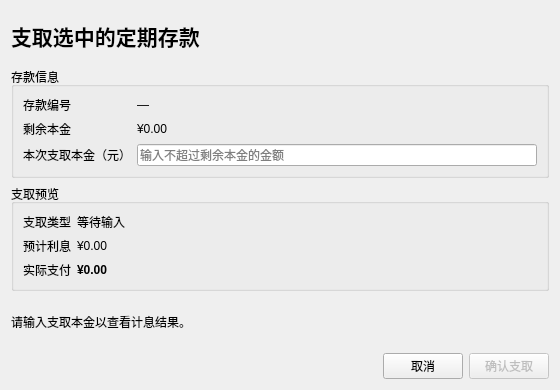
<?xml version="1.0" encoding="UTF-8"?>
<ui version="4.0">
 <class>WithdrawDialog</class>
 <widget class="QDialog" name="WithdrawDialog">
  <property name="windowTitle"><string>支取定期存款</string></property>
  <property name="minimumSize"><size><width>560</width><height>390</height></size></property>
  <layout class="QVBoxLayout" name="withdrawDialogLayout">
   <item><widget class="QLabel" name="withdrawDialogTitleLabel"><property name="font"><font><pointsize>16</pointsize><bold>true</bold></font></property><property name="text"><string>支取选中的定期存款</string></property></widget></item>
   <item>
    <widget class="QGroupBox" name="withdrawDepositGroupBox">
     <property name="title"><string>存款信息</string></property>
     <layout class="QFormLayout" name="withdrawDepositLayout">
      <item row="0" column="0"><widget class="QLabel" name="withdrawDepositIdCaptionLabel"><property name="text"><string>存款编号</string></property></widget></item>
      <item row="0" column="1"><widget class="QLabel" name="withdrawDepositIdLabel"><property name="text"><string>—</string></property></widget></item>
      <item row="1" column="0"><widget class="QLabel" name="withdrawRemainingPrincipalCaptionLabel"><property name="text"><string>剩余本金</string></property></widget></item>
      <item row="1" column="1"><widget class="QLabel" name="withdrawRemainingPrincipalLabel"><property name="text"><string>¥0.00</string></property></widget></item>
      <item row="2" column="0"><widget class="QLabel" name="withdrawAmountLabel"><property name="text"><string>本次支取本金（元）</string></property></widget></item>
      <item row="2" column="1"><widget class="QLineEdit" name="withdrawAmountEdit"><property name="placeholderText"><string>输入不超过剩余本金的金额</string></property></widget></item>
     </layout>
    </widget>
   </item>
   <item>
    <widget class="QGroupBox" name="withdrawPreviewGroupBox">
     <property name="title"><string>支取预览</string></property>
     <layout class="QFormLayout" name="withdrawPreviewLayout">
      <item row="0" column="0"><widget class="QLabel" name="withdrawKindCaptionLabel"><property name="text"><string>支取类型</string></property></widget></item>
      <item row="0" column="1"><widget class="QLabel" name="withdrawKindLabel"><property name="text"><string>等待输入</string></property></widget></item>
      <item row="1" column="0"><widget class="QLabel" name="withdrawInterestCaptionLabel"><property name="text"><string>预计利息</string></property></widget></item>
      <item row="1" column="1"><widget class="QLabel" name="withdrawInterestLabel"><property name="text"><string>¥0.00</string></property></widget></item>
      <item row="2" column="0"><widget class="QLabel" name="withdrawPayoutCaptionLabel"><property name="text"><string>实际支付</string></property></widget></item>
      <item row="2" column="1"><widget class="QLabel" name="withdrawPayoutLabel"><property name="font"><font><bold>true</bold></font></property><property name="text"><string>¥0.00</string></property></widget></item>
     </layout>
    </widget>
   </item>
   <item><widget class="QLabel" name="withdrawMessageLabel"><property name="text"><string>请输入支取本金以查看计息结果。</string></property><property name="wordWrap"><bool>true</bool></property></widget></item>
   <item><layout class="QHBoxLayout" name="withdrawButtonLayout"><item><spacer name="withdrawButtonSpacer"><property name="orientation"><enum>Qt::Horizontal</enum></property><property name="sizeHint" stdset="0"><size><width>40</width><height>20</height></size></property></spacer></item><item><widget class="QPushButton" name="cancelWithdrawButton"><property name="text"><string>取消</string></property></widget></item><item><widget class="QPushButton" name="confirmWithdrawButton"><property name="text"><string>确认支取</string></property><property name="enabled"><bool>false</bool></property><property name="default"><bool>true</bool></property></widget></item></layout></item>
  </layout>
 </widget>
 <resources/>
 <connections/>
</ui>
